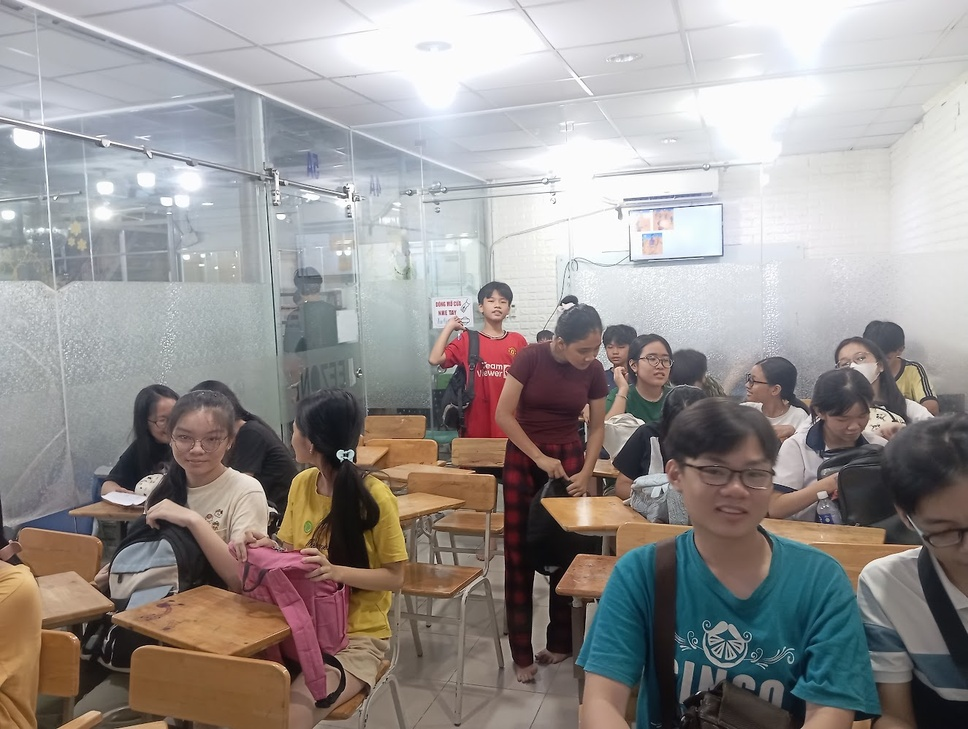
#> input picture day1/data/IMG_20251211_194645.jpg, 968 x 729 px, shrunk from 1325 x 998 before the run, found by its file name
$ python blurring.py
#> lines starting #> are read from the running program, lines starting #| are printed output that depends on the picture
import os
import cv2
img = cv2.imread(os.path.join('.', 'data', 'C:\\Users\\User\\Desktop\\Projects\\day1\\data\\IMG_20251211_194645.jpg'))
#> img is the input picture: shape (729, 968, 3); mean B, G, R 145.5, 147.3, 152.1
k_size = 15  # Kernel size for blurring (must be odd)
# Apply Gaussian blur
""" Công dụng

Làm mờ bằng bộ lọc Gaussian (trung bình có trọng số, pixel gần tâm được ưu tiên hơn). """
gaussian_blur = cv2.GaussianBlur(img, (k_size, k_size), 0)
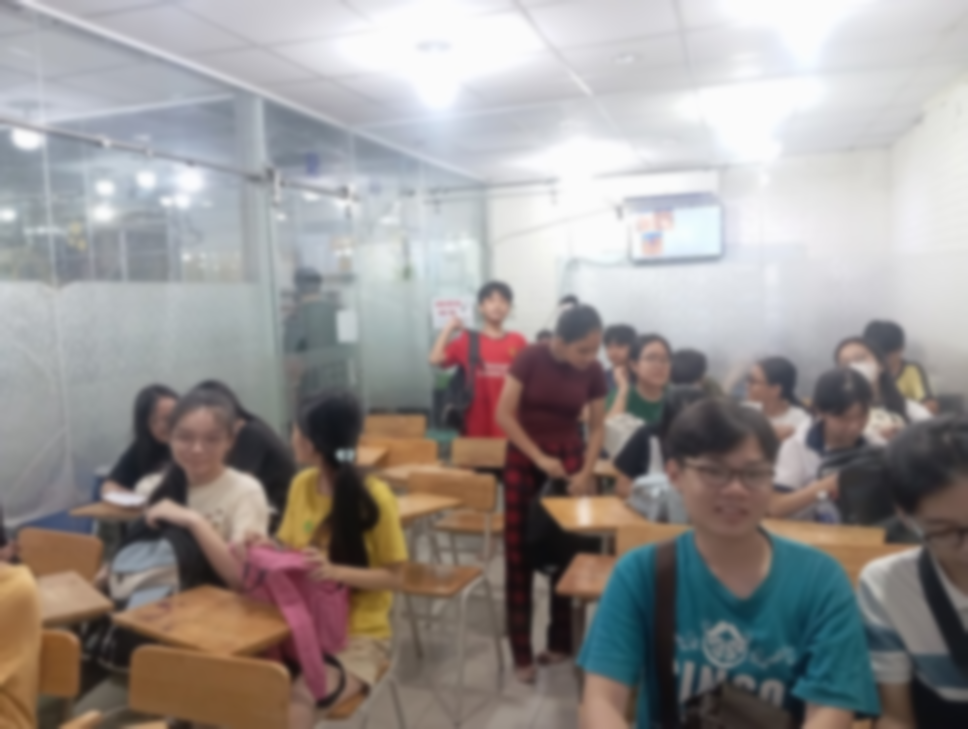
#> gaussian_blur: shape (729, 968, 3); mean B, G, R 145.5, 147.3, 152.1
# Apply median blur
""" Cực mạnh với:

Salt-and-pepper noise
(nhiễu chấm trắng đen) """
median_blur = cv2.medianBlur(img, k_size)
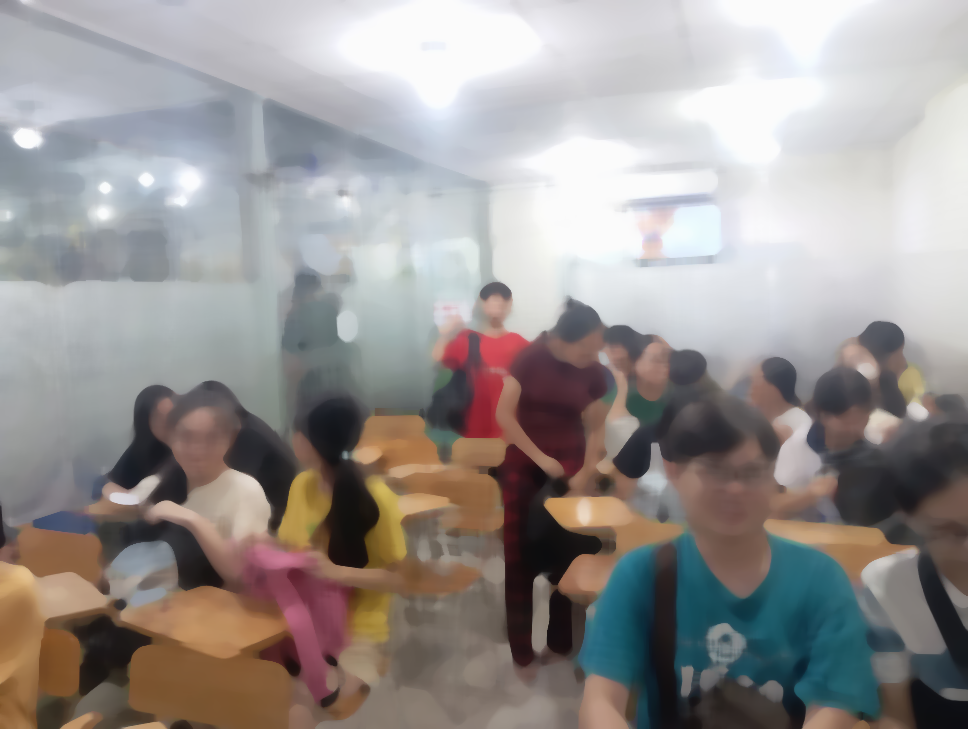
#> median_blur: shape (729, 968, 3); mean B, G, R 145.3, 147.2, 152.2
# Apply bilateral filter
""" Công dụng

Làm mờ nhưng giữ biên (edge-preserving smoothing). """
bilateral_blur = cv2.bilateralFilter(img, k_size, 75, 75)
# Visualize the results
cv2.imshow('Original Image', img)
cv2.imshow('Gaussian Blur', gaussian_blur)
cv2.imshow('Median Blur', median_blur)
cv2.imshow('Bilateral Blur', bilateral_blur)
cv2.waitKey(0)
cv2.destroyAllWindows()
